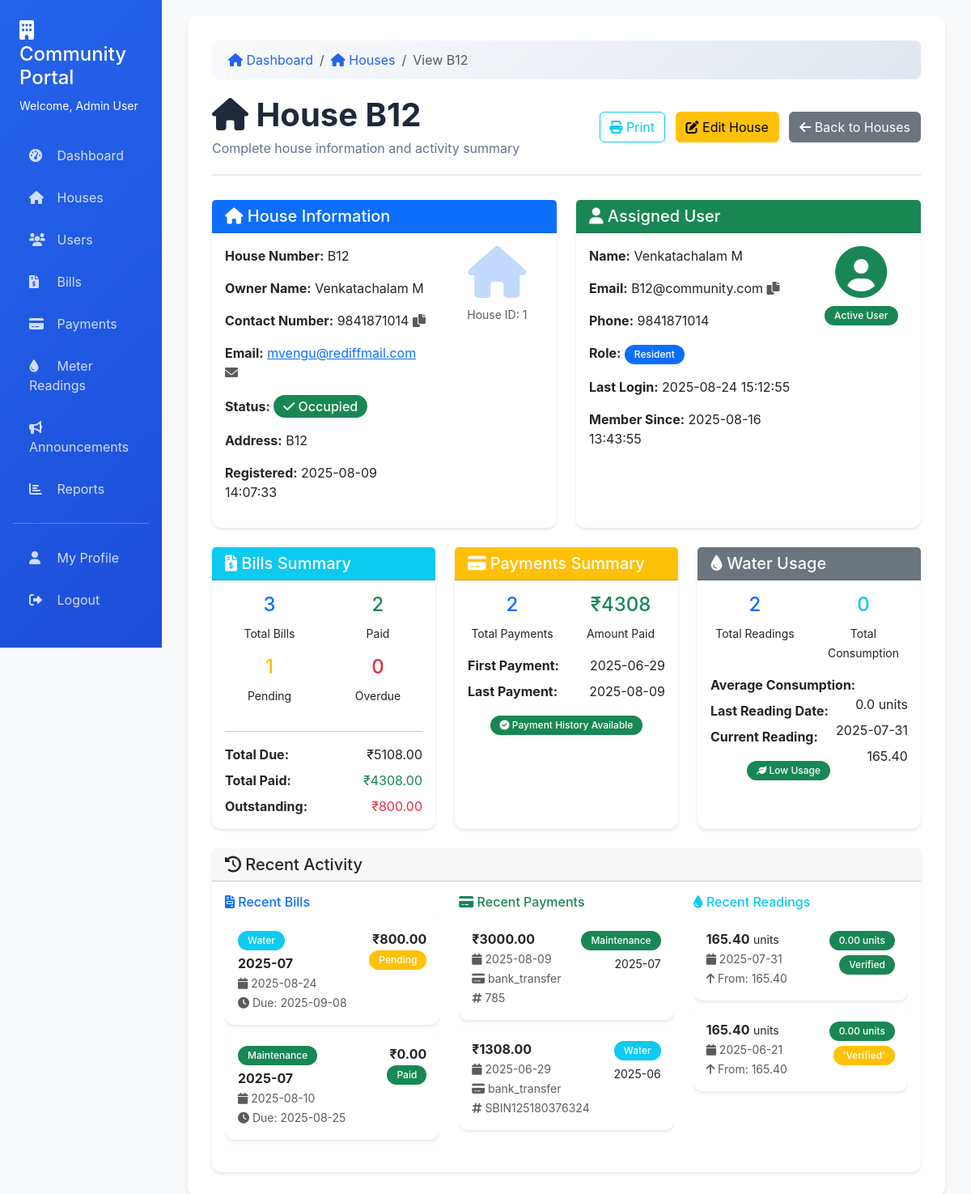
Page /houses/1/view (signed in) on the earlier database version.
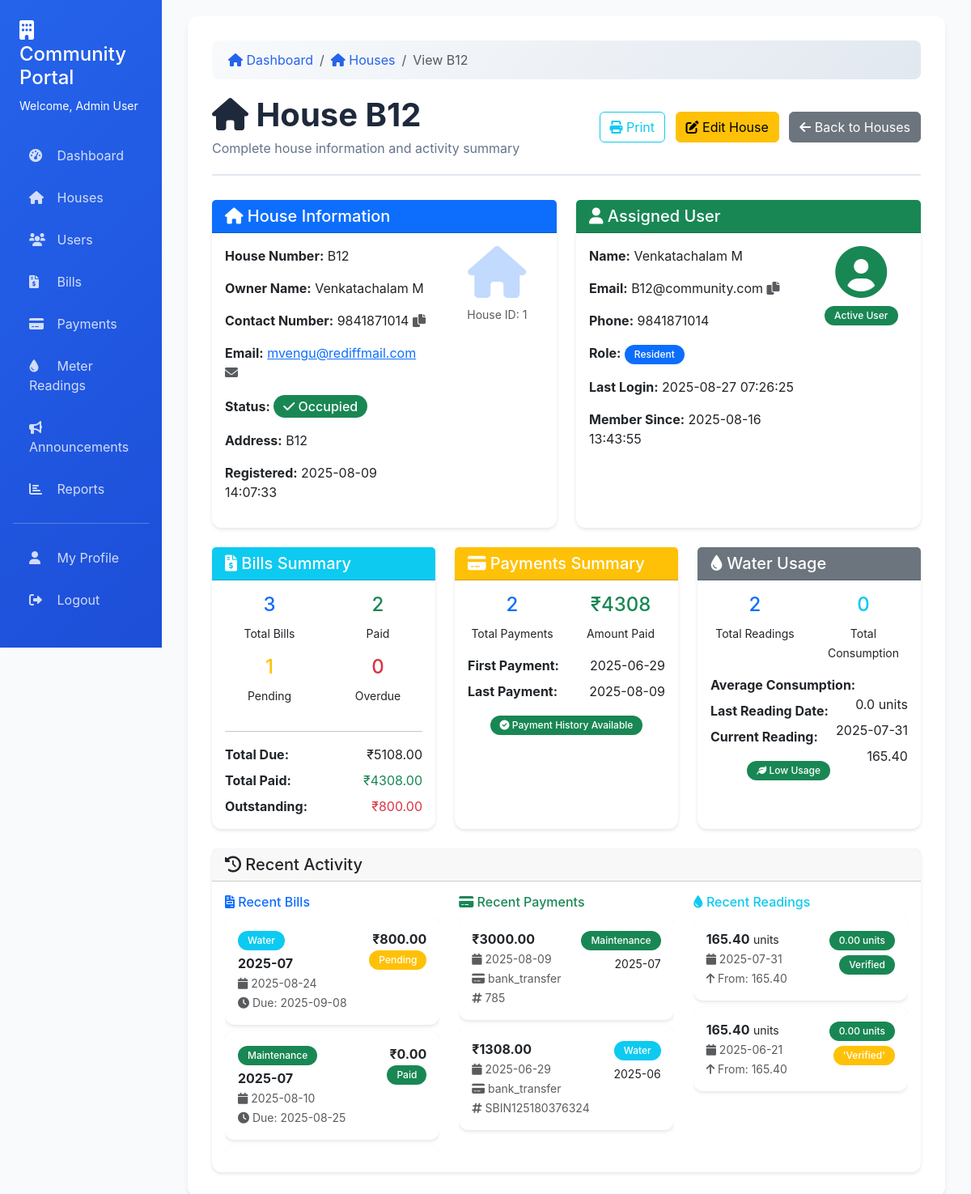
Same page on the later database version.
### tables this page shows
CREATE TABLE users (
                id INTEGER PRIMARY KEY AUTOINCREMENT,
                email TEXT UNIQUE NOT NULL,
                password_hash TEXT NOT NULL,
                role TEXT NOT NULL DEFAULT 'resident',
                first_name TEXT,
                last_name TEXT,
                phone_number TEXT,
                house_id INTEGER,
                created_at TIMESTAMP DEFAULT CURRENT_TIMESTAMP,
                last_login TIMESTAMP
            );

### app.py (the view)
@app.route('/houses/<int:house_id>/view')
@login_required
def view_house(house_id):
    conn = get_db_connection()
    user_house_id = get_user_house_id()
    if session.get('user_role') != 'admin' and user_house_id != house_id:
        flash('Access denied.', 'error')
        return redirect(url_for('houses'))
    house = conn.execute('SELECT * FROM houses WHERE id = ?', (house_id,)).fetchone()
    if not house:
        flash('House not found!', 'error')
        conn.close()
        return redirect(url_for('houses'))
    bills_summary = conn.execute('''
        SELECT
            COUNT(*) as total_bills,
            SUM(CASE WHEN status = 'paid' THEN 1 ELSE 0 END) as paid_bills,
            SUM(CASE WHEN status = 'pending' THEN 1 ELSE 0 END) as pending_bills,
            SUM(CASE WHEN status = 'overdue' THEN 1 ELSE 0 END) as overdue_bills,
            COALESCE(SUM(current_balance), 0) as total_outstanding,
            COALESCE(SUM(total_amount_paid), 0) as total_paid,
            COALESCE(SUM(total_amount_due), 0) as total_due
        FROM bills
        WHERE house_id = ?
    ''', (house_id,)).fetchone()
    payments_summary = conn.execute('''
        SELECT
            COUNT(*) as total_payments,
            COALESCE(SUM(amount_paid), 0) as total_amount_paid,
            MAX(payment_date) as last_payment_date,
            MIN(payment_date) as first_payment_date
        FROM payments
        WHERE house_id = ?
    ''', (house_id,)).fetchone()
    meter_readings_summary = conn.execute('''
        SELECT
            COUNT(*) as total_readings,
            COALESCE(SUM(consumption), 0) as total_consumption,
            COALESCE(AVG(consumption), 0) as avg_consumption,
            MAX(reading_date) as last_reading_date,
            COALESCE(MAX(current_reading), 0) as last_reading_value
        FROM meter_readings
        WHERE house_id = ?
    ''', (house_id,)).fetchone()
    recent_bills = conn.execute('''
        SELECT bill_type, billing_cycle, generation_date, due_date,
               total_amount_due, current_balance, status
        FROM bills
        WHERE house_id = ?
        ORDER BY generation_date DESC
        LIMIT 5
    ''', (house_id,)).fetchall()
    recent_payments = conn.execute('''
        SELECT p.payment_date, p.amount_paid, p.payment_method,
               b.bill_type, b.billing_cycle, p.transaction_id
        FROM payments p
        JOIN bills b ON p.bill_id = b.id
        WHERE p.house_id = ?
        ORDER BY p.payment_date DESC
        LIMIT 5
    ''', (house_id,)).fetchall()
    recent_readings = conn.execute('''
        SELECT reading_date, current_reading, previous_reading,
               consumption, status
        FROM meter_readings
        WHERE house_id = ?
        ORDER BY reading_date DESC
        LIMIT 5
    ''', (house_id,)).fetchall()
    assigned_user = conn.execute('''
        SELECT first_name, last_name, email, phone_number,
               last_login, created_at, role
        FROM users
        WHERE house_id = ?
    ''', (house_id,)).fetchone()
    conn.close()
    return render_template('view_house.html',
                         house=house,
                         bills_summary=bills_summary,
                         payments_summary=payments_summary,
                         meter_readings_summary=meter_readings_summary,
                         recent_bills=recent_bills,
                         recent_payments=recent_payments,
                         recent_readings=recent_readings,
                         assigned_user=assigned_user)

### app.py (called while the page is built)
def get_db_connection():
    conn = sqlite3.connect(DATABASE)
    conn.row_factory = sqlite3.Row
    return conn

def login_required(f):
    @wraps(f)
    def decorated_function(*args, **kwargs):
        if 'user_id' not in session:
            return redirect(url_for('login'))
        return f(*args, **kwargs)
    return decorated_function

def get_user_house_id():
    if session.get('user_role') == 'admin':
        return None  # Admins can see all
    conn = get_db_connection()
    user = conn.execute('SELECT house_id FROM users WHERE id = ?', (session['user_id'],)).fetchone()
    conn.close()
    return user['house_id'] if user else None

### templates/view_house.html (shortened to what the changed rows need)
{% extends "base.html" %}
{% block content %}
<div class="page-header d-flex justify-content-between align-items-center">
    <div>
        <h1><i class="fas fa-home"></i> House {{ house.house_number }}</h1>
    </div>
</div>
<div class="row mb-4">
    <div class="col-md-6">
        <div class="card border-success h-100">
            <div class="card-body">
                {% if assigned_user %}
                    <div class="row">
                        <div class="col-md-8">
                            <p><strong>Name:</strong> {{ assigned_user.first_name }} {{ assigned_user.last_name }}</p>
                            <p><strong>Email:</strong>
                                <span onclick="copyToClipboard('{{ assigned_user.email }}', 'Email copied!')"
                                      style="cursor: pointer;" data-bs-toggle="tooltip" title="Click to copy">
                                    {{ assigned_user.email }} <i class="fas fa-copy text-muted"></i>
                                </span>
                            </p>
                            <p><strong>Phone:</strong> {{ assigned_user.phone_number or 'Not provided' }}</p>
                            <p><strong>Role:</strong>
                                <span class="badge bg-{{ 'danger' if assigned_user.role == 'admin' else 'primary' }}">
                                    {{ assigned_user.role.title() }}
                                </span>
                            </p>
                            <p><strong>Last Login:</strong> {{ assigned_user.last_login or 'Never' }}</p>
                            <p><strong>Member Since:</strong> {{ assigned_user.created_at }}</p>
                        </div>
                        <div class="col-md-4 text-center">
                            <i class="fas fa-user-circle fa-4x text-success"></i>
                            <div class="mt-2">
                                <span class="badge bg-success">Active User</span>
                            </div>
                        </div>
                    </div>
                {% endif %}
            </div>
        </div>
    </div>
</div>
{% endblock %}

Differences in the rows shown:
changed users "Venkatachalam": last_login "2025-08-24 15:12:55" → "2025-08-27 07:26:25"
